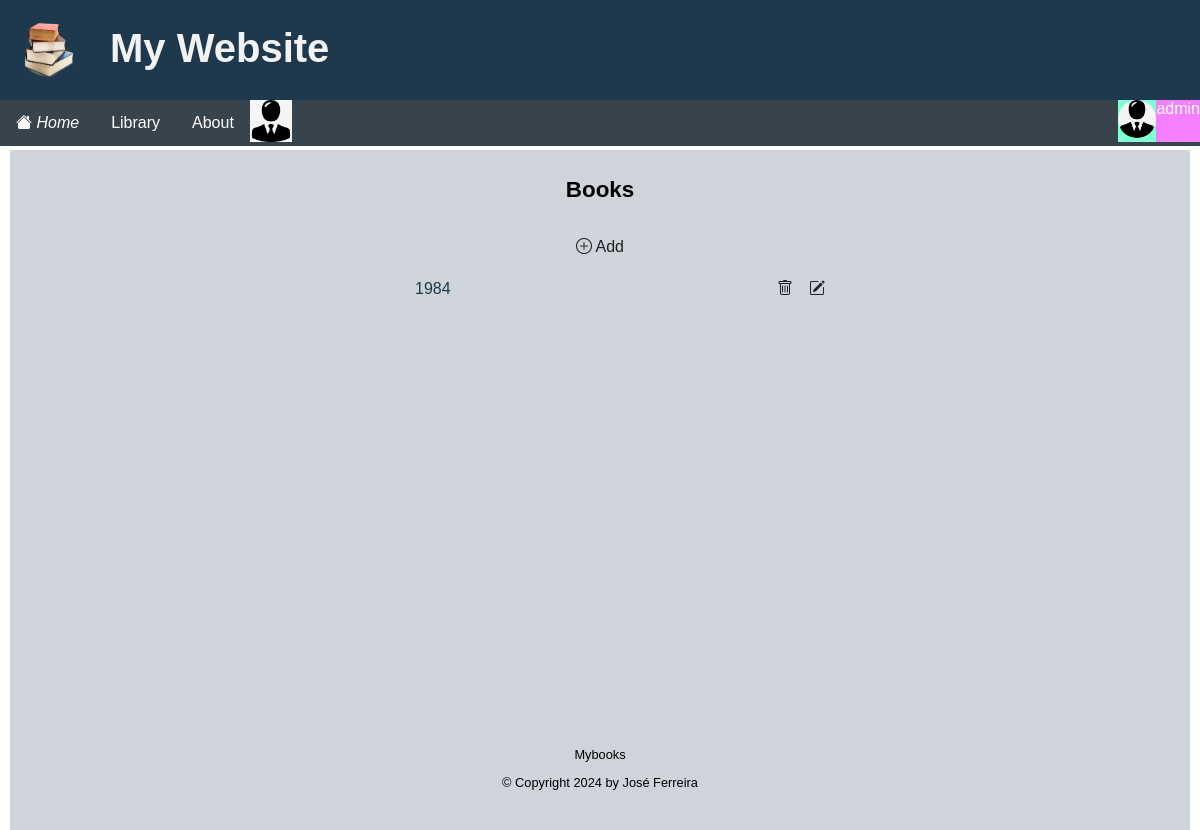
Page /books/ (signed in) on the earlier database version.
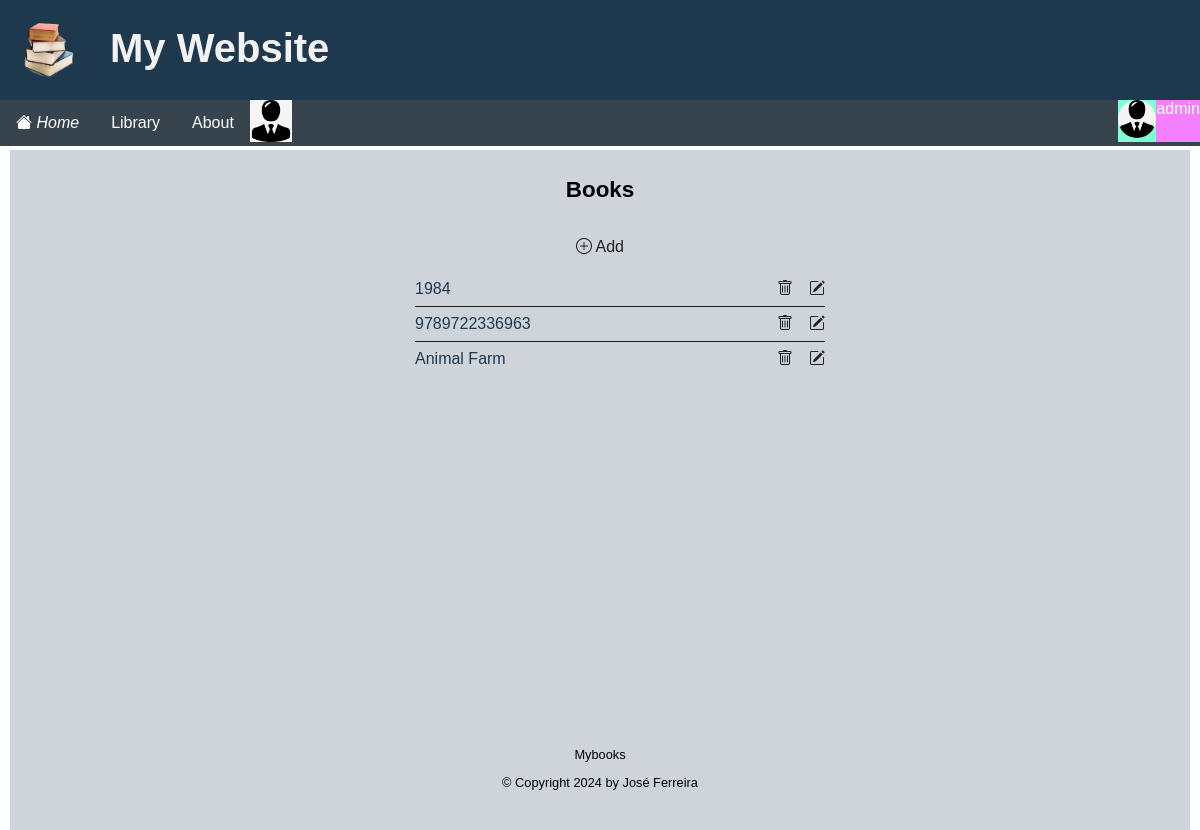
Same page on the later database version.
### apps/accounts/models.py (models this page shows, shortened)
class Profile(models.Model):
    user = models.OneToOneField(User, on_delete=models.CASCADE)
    avatar = models.ImageField(default='avatar.jpg', upload_to=image_file_path)

### apps/books/models.py (models this page shows, shortened)
class Book(models.Model):
    isbn = models.CharField('ISBN', max_length=13, unique=True)
    title = models.CharField(max_length=255, help_text='Title...')
    author = models.ForeignKey(Author, on_delete=models.RESTRICT, default=1, null=True)
    copyright = models.PositiveIntegerField(null=True, default=current_year)
    publisher = models.ForeignKey(Publisher, on_delete=models.RESTRICT, default=1, null=True)
    edition = models.IntegerField(default=1, null=True)
    CATEGORIES = (
        ('f', "fiction"),
        ('n', "non-fiction"),
        ('c', "children's"),
    )
    category = models.CharField(max_length=1, choices=CATEGORIES, blank=True, default='f', help_text='Book category')
    genre = models.ForeignKey(Genre, on_delete=models.RESTRICT, default=1, null=True)
    language = models.CharField(default=1, max_length=7, choices=LANGUAGES)
    comments = models.TextField(max_length=500, null=True, blank=True)
    image = models.ImageField(upload_to=upload_to_books, default='book.png', null=True)
    created_by = models.ForeignKey(User, default=1, on_delete=models.CASCADE)
    created = models.DateTimeField(auto_now_add=True)
    modified = models.DateTimeField(auto_now=True)
    class Meta:
        ordering = ["title"]
        constraints = [
            models.UniqueConstraint(
                models.functions.Lower('isbn'),
                name='isbn_unique',
                violation_error_message = "ISBN already exists"
            ),
        ]

### apps/books/views.py (the view)
# urls.py: path('books/', views.BookList.as_view(),name='books'),
class BookList(LoginRequiredMixin, ListView):
    login_url = "/login/"
    redirect_field_name = "redirect_to"
    model = Book
    context_object_name = 'books'
    def get_context_data(self, **kwargs):
        context = super().get_context_data(**kwargs)
        context['books'] = context['books']
        return context

### templates/books/book_list.html (shortened to what this page needs)
{% extends "base.html" %}
{% block content %}
<div class="center-panel">
	<h2>Books</h2>
	<div  class="list-controls">
		<a href="{% url 'book-add' %}"><i class="bi bi-plus-circle"></i> Add</a>
	</div>
	{% if object_list %}
	<ul class="list">
		{% for book in object_list %}
			<li><a href="{%url 'book' book.id %}">{{ book.title }}</a>
				 <div  class="list-controls">
				 	<a href="{%url 'book-delete' book.id %}"><i class="bi bi-trash"></i></a>
					<a href="{%url 'book-update' book.id %}"><i class="bi bi-pencil-square"></i></a>
		         </div>
		    </li>
		{% endfor %}
	{% endif %}
	</ul>
</div>
{% endblock content %}

### templates/base.html (shortened to what this page needs)
{% load i18n %}
<!DOCTYPE html>
<html lang="en">
    <head>
        {%load static %}
        <link rel="stylesheet" href="{% static 'css/style.css' %}" />
    </head>
    <body>
        <header class="header">
            <a href="#"><img class="logo" src="{% static 'images/logo.png' %}" alt="logo"></a>
            <h1>My Website</h1>
            <ul class="topnav">
                {% if request.user.is_authenticated %}
                <li class="active"><a href="{%url 'home'%}"><i class="bi bi-house-fill"> Home </i></a></li>
                {% else %}
                <li class="active"><a href="{%url 'index'%}"><i class="bi bi-house-fill"> Home </i></a></li>
                {% endif %}
                {% block navbar %}
                <li class="left">
                    {% if request.user.is_authenticated %}
                    <div class="dropdown left">
                        <button class="dropbtn">Library</button>
                    </div>
                    {% endif %}
                </li>
                {% endblock navbar %}
                <li><a href="{% url 'about' %}">About</a></li>
                <li class="left">
                    {% if request.user.is_authenticated %}
                        {% if user.profile %}
                            <img src="{{ user.profile.avatar.url }}" alt="{{ user.username }}" width="42" height="42"/>
                        {% endif %}
                    {% endif %}
                </li>
                {% if request.user.is_authenticated %}
                <li class="right">
                    <div class="dropdown right">
                        <button class="dropbtn" style="background-color: rgb(244, 127, 255); margin: 0%; padding: 0%;">
                            {{ request.user }}
                            <div style="background-color: aquamarine; float: left; margin: 0%; padding: 0%;">
                                {% if user.profile %}
                                <img src="{{ user.profile.avatar.url }}" alt="{{ user.username }}" width="38" height="38" style="border-radius: 25px;"/>
                                {% endif %}
                            </div>
                        </button>
                    </div>
                </li>
                {% else %}
                <li class="right">
                    <a href="{% url 'login' %}">Login</a>
                    <a href="{% url 'register' %}">Join Now</a>
                </li>
                {% endif %}
            </ul>
        </header>
        <main class="main">
            <div class="container">
            {%block content %}
            {%endblock content%}
            </div>
        </main>
        <footer class="footer">
            <div class="container">
                <p>Mybooks</p>
                <p>&copy; Copyright {% now "Y" %} by José Ferreira</p>
            </div>
        </footer>
    </body>
</html>

### static/css/style.css (style rules this page uses)
:root { --color-body: #ffffff; --color-header: #253f85; --color-nav: #38444d; --color-load-button: #2e6357; --color-footer: #ced4da; --color-primary: #1e384d; --color-secondary: #38444d; --color-secondary-hover: #2f91e2; --color-tertiary: #e4ebf7; --color-tertiary-hover: #a1c6e4; --color-light: #f2f2f2; --color-gray: #ced4da; --color-dark: #212121; --color-white: #ffffff; --color-error: #cf1616; --color-warning: #ffc900; --color-info: #02a2b9; --color-success: #1ba345; --color-input: #0084a5; --color-danger: #cf1616; --border-radius: 5px; }
* { box-sizing: border-box; text-rendering: optimizeLegibility; }
html, body { height: 100%; }
body { font-family: Arial; padding: 10px; background: var(--color-body); margin: 0; }
h1 { font-size: 2rem; line-height: 1.5; }
h2 { font-size: 1.4rem; }
a { color: var(--color-primary); text-decoration: none; }
.container { max-width: 960px; margin: 0 auto; padding: 0.5rem; }
.header { position: fixed; top: 0; left: 0; margin: 0; width: 100%; height: 100px; list-style-type: none; margin: 0; padding: 0; z-index: 5; overflow: hidden; background: var(--color-primary); }
.header h1 { position: relative; margin: 18px; left: 30px; color: var(--color-light); font-size: 40px; }
.logo { padding-top: 15px; padding-left: 15px; width: 80px; height: 80px; float: left; }
.topnav { position: fixed; top: 100px; left: 0; width: 100%; height: 46px; list-style-type: none; margin: 0; padding: 0; z-index: 5; overflow: visible; background-color: var(--color-secondary); }
.topnav li { float: left; background-color: var(--color-secondary); }
.topnav li.right { float: right; background-color: var(--color-secondary); }
.topnav li a { position: relative; display: inline-block; color: white; text-align: center; padding: 14px 16px; text-decoration: none; }
.topnav .dropdown { position: relative; display: inline-block; }
.topnav .dropdown.right { float: right; }
.topnav .dropdown.left { float: left; }
.topnav .dropbtn { background-color: var(--color-secondary); color: white; padding: 14px 16px; font-size: 16px; border: none; cursor: pointer; }
.footer { position: relative; top: 100px; padding: 20px; margin-top: 20px; font-size: 0.8rem; text-align: center; background: var(--color-footer); }
.main { position: relative; top: 140px; left: 0; margin: 0; padding: 0; z-index: 1; background-color: var(--color-gray); }
input, select, textarea, button { font: inherit; }
.center-panel { display: flex; flex-direction: column; align-items: center; min-height: 70vh; }
.list { list-style: none; width: 100%; max-width: 450px; }
.list li { display: flex; justify-content: space-between; align-items: center; width: 100%; border-bottom: solid 1px var(--color-dark); padding: 0.5rem 0; }
.list li:last-of-type { border-bottom: none; }
.list-controls { display: flex; justify-content: space-between; gap: 1rem; }
.list-controls a { color: var(--color-dark); }

Differences in the rows shown:
added Book: title "9789722336963"
added Book: title "Animal Farm"
